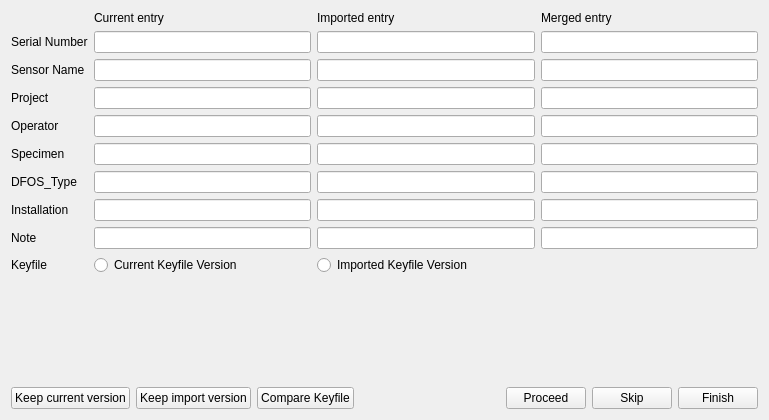
<?xml version="1.0" encoding="UTF-8"?>
<ui version="4.0">
 <class>Merge</class>
 <widget class="QWidget" name="Merge">
  <property name="geometry">
   <rect>
    <x>0</x>
    <y>0</y>
    <width>769</width>
    <height>420</height>
   </rect>
  </property>
  <property name="windowTitle">
   <string>Merge Conflict</string>
  </property>
  <property name="toolTip">
   <string/>
  </property>
  <layout class="QVBoxLayout" name="verticalLayout_4">
   <item>
    <layout class="QGridLayout" name="gridLayout">
     <item row="5" column="2">
      <widget class="QLineEdit" name="currentSpecimenLineEdit">
       <property name="toolTip">
        <string>Specimen details in current database</string>
       </property>
      </widget>
     </item>
     <item row="4" column="4">
      <widget class="QLineEdit" name="mergedOperatorLineEdit">
       <property name="toolTip">
        <string>Enter operator name after merge</string>
       </property>
      </widget>
     </item>
     <item row="3" column="2">
      <widget class="QLineEdit" name="currentProjectLineEdit">
       <property name="toolTip">
        <string>Project name in current database</string>
       </property>
      </widget>
     </item>
     <item row="0" column="4">
      <widget class="QLabel" name="label_6">
       <property name="toolTip">
        <string>Metadata after merge</string>
       </property>
       <property name="text">
        <string>Merged entry</string>
       </property>
      </widget>
     </item>
     <item row="1" column="2">
      <widget class="QLineEdit" name="currentSerialLineEdit">
       <property name="toolTip">
        <string>Serial number in current database</string>
       </property>
      </widget>
     </item>
     <item row="3" column="0">
      <widget class="QLabel" name="label_3">
       <property name="toolTip">
        <string>Project</string>
       </property>
       <property name="text">
        <string>Project</string>
       </property>
      </widget>
     </item>
     <item row="4" column="3">
      <widget class="QLineEdit" name="importedOperatorLineEdit">
       <property name="toolTip">
        <string>Operator name in imported database</string>
       </property>
      </widget>
     </item>
     <item row="5" column="4">
      <widget class="QLineEdit" name="mergedSpecimenLineEdit">
       <property name="toolTip">
        <string>Enter specimen details after merge</string>
       </property>
      </widget>
     </item>
     <item row="6" column="0">
      <widget class="QLabel" name="label_10">
       <property name="toolTip">
        <string>DFOS Type</string>
       </property>
       <property name="text">
        <string>DFOS_Type</string>
       </property>
      </widget>
     </item>
     <item row="8" column="0">
      <widget class="QLabel" name="label_8">
       <property name="toolTip">
        <string>Note</string>
       </property>
       <property name="text">
        <string>Note</string>
       </property>
      </widget>
     </item>
     <item row="7" column="3">
      <widget class="QLineEdit" name="importedInstallLineEdit">
       <property name="toolTip">
        <string>Installation details in imported database</string>
       </property>
      </widget>
     </item>
     <item row="4" column="2">
      <widget class="QLineEdit" name="currentOperatorLineEdit">
       <property name="toolTip">
        <string>Operator name in current database</string>
       </property>
      </widget>
     </item>
     <item row="2" column="4">
      <widget class="QLineEdit" name="mergedNameLineEdit">
       <property name="toolTip">
        <string>Enter sensor name after merge</string>
       </property>
      </widget>
     </item>
     <item row="6" column="4">
      <widget class="QLineEdit" name="mergedTypeLineEdit">
       <property name="toolTip">
        <string>Enter DFOS type after merge</string>
       </property>
      </widget>
     </item>
     <item row="14" column="3">
      <widget class="QLabel" name="importedKeyfileStatusLabel">
       <property name="text">
        <string/>
       </property>
      </widget>
     </item>
     <item row="7" column="2">
      <widget class="QLineEdit" name="currentInstallLineEdit">
       <property name="toolTip">
        <string>Installation details in current database</string>
       </property>
      </widget>
     </item>
     <item row="2" column="2">
      <widget class="QLineEdit" name="currentNameLineEdit">
       <property name="toolTip">
        <string>Sensor name in current database</string>
       </property>
      </widget>
     </item>
     <item row="5" column="3">
      <widget class="QLineEdit" name="importedSpecimenLineEdit">
       <property name="toolTip">
        <string>Specimen details in imported database</string>
       </property>
      </widget>
     </item>
     <item row="0" column="3">
      <widget class="QLabel" name="label_5">
       <property name="toolTip">
        <string>Metadata in imported database</string>
       </property>
       <property name="text">
        <string>Imported entry</string>
       </property>
      </widget>
     </item>
     <item row="1" column="3">
      <widget class="QLineEdit" name="importedSerialLineEdit">
       <property name="toolTip">
        <string>Serial number in imported database</string>
       </property>
      </widget>
     </item>
     <item row="3" column="4">
      <widget class="QLineEdit" name="mergedProjectLineEdit">
       <property name="toolTip">
        <string>Enter project name after merge</string>
       </property>
      </widget>
     </item>
     <item row="8" column="2">
      <widget class="QLineEdit" name="currentNotelineEdit">
       <property name="toolTip">
        <string>Note in current database</string>
       </property>
      </widget>
     </item>
     <item row="6" column="2">
      <widget class="QLineEdit" name="currentTypeLineEdit">
       <property name="toolTip">
        <string>DFOS type in current database</string>
       </property>
      </widget>
     </item>
     <item row="7" column="4">
      <widget class="QLineEdit" name="mergedInstallLineEdit">
       <property name="toolTip">
        <string>Enter installation details after merge</string>
       </property>
      </widget>
     </item>
     <item row="1" column="4">
      <widget class="QLineEdit" name="mergedSerialLineEdit">
       <property name="toolTip">
        <string>Enter serial number after merge</string>
       </property>
      </widget>
     </item>
     <item row="8" column="3">
      <widget class="QLineEdit" name="importedNoteLineEdit">
       <property name="toolTip">
        <string>Note in imported database</string>
       </property>
      </widget>
     </item>
     <item row="3" column="3">
      <widget class="QLineEdit" name="importedProjectLineEdit">
       <property name="toolTip">
        <string>Project name in imported database</string>
       </property>
      </widget>
     </item>
     <item row="7" column="0">
      <widget class="QLabel" name="label_11">
       <property name="toolTip">
        <string>Installation</string>
       </property>
       <property name="text">
        <string>Installation</string>
       </property>
      </widget>
     </item>
     <item row="8" column="4">
      <widget class="QLineEdit" name="mergedNoteLineEdit">
       <property name="toolTip">
        <string>Enter note after merge</string>
       </property>
      </widget>
     </item>
     <item row="2" column="0">
      <widget class="QLabel" name="label">
       <property name="toolTip">
        <string>Sensor Name</string>
       </property>
       <property name="text">
        <string>Sensor Name</string>
       </property>
      </widget>
     </item>
     <item row="4" column="0">
      <widget class="QLabel" name="label_7">
       <property name="toolTip">
        <string>Operator</string>
       </property>
       <property name="text">
        <string>Operator</string>
       </property>
      </widget>
     </item>
     <item row="1" column="0">
      <widget class="QLabel" name="label_2">
       <property name="toolTip">
        <string>Serial Number</string>
       </property>
       <property name="text">
        <string>Serial Number</string>
       </property>
      </widget>
     </item>
     <item row="6" column="3">
      <widget class="QLineEdit" name="importedTypeLineEdit">
       <property name="toolTip">
        <string>DFOS type in imported database</string>
       </property>
      </widget>
     </item>
     <item row="5" column="0">
      <widget class="QLabel" name="label_9">
       <property name="toolTip">
        <string>Specimen</string>
       </property>
       <property name="text">
        <string>Specimen</string>
       </property>
      </widget>
     </item>
     <item row="0" column="2">
      <widget class="QLabel" name="label_4">
       <property name="toolTip">
        <string>Metadata in current database</string>
       </property>
       <property name="text">
        <string>Current entry</string>
       </property>
      </widget>
     </item>
     <item row="2" column="3">
      <widget class="QLineEdit" name="importedNameLineEdit">
       <property name="toolTip">
        <string>Sensor name in imported database</string>
       </property>
      </widget>
     </item>
     <item row="13" column="2">
      <widget class="QRadioButton" name="currentRadioButton">
       <property name="toolTip">
        <string>Keyfile in current database</string>
       </property>
       <property name="text">
        <string>Current Keyfile Version</string>
       </property>
      </widget>
     </item>
     <item row="13" column="0">
      <widget class="QLabel" name="label_12">
       <property name="toolTip">
        <string>Keyfile</string>
       </property>
       <property name="text">
        <string>Keyfile</string>
       </property>
      </widget>
     </item>
     <item row="13" column="3">
      <widget class="QRadioButton" name="importedRadioButton">
       <property name="toolTip">
        <string>Keyfile in  imported database</string>
       </property>
       <property name="text">
        <string>Imported Keyfile Version</string>
       </property>
      </widget>
     </item>
    </layout>
   </item>
   <item>
    <spacer name="verticalSpacer">
     <property name="orientation">
      <enum>Qt::Vertical</enum>
     </property>
     <property name="sizeHint" stdset="0">
      <size>
       <width>20</width>
       <height>40</height>
      </size>
     </property>
    </spacer>
   </item>
   <item>
    <layout class="QHBoxLayout" name="horizontalLayout_2">
     <item>
      <widget class="QPushButton" name="currentButton">
       <property name="toolTip">
        <string>Keep current entry for merged version</string>
       </property>
       <property name="text">
        <string>Keep current version</string>
       </property>
      </widget>
     </item>
     <item>
      <widget class="QPushButton" name="importButton">
       <property name="toolTip">
        <string>Keep imported entry for merged version</string>
       </property>
       <property name="text">
        <string>Keep import version</string>
       </property>
      </widget>
     </item>
     <item>
      <widget class="QPushButton" name="compareKeyfileButton">
       <property name="toolTip">
        <string>Compare keyfiles between current and imported database</string>
       </property>
       <property name="text">
        <string>Compare Keyfile</string>
       </property>
      </widget>
     </item>
     <item>
      <spacer name="horizontalSpacer">
       <property name="orientation">
        <enum>Qt::Horizontal</enum>
       </property>
       <property name="sizeHint" stdset="0">
        <size>
         <width>40</width>
         <height>20</height>
        </size>
       </property>
      </spacer>
     </item>
     <item>
      <widget class="QPushButton" name="proceedButton">
       <property name="toolTip">
        <string>Save and Next</string>
       </property>
       <property name="text">
        <string>Proceed</string>
       </property>
      </widget>
     </item>
     <item>
      <widget class="QPushButton" name="skipButton">
       <property name="toolTip">
        <string>Skip entry</string>
       </property>
       <property name="text">
        <string>Skip</string>
       </property>
      </widget>
     </item>
     <item>
      <widget class="QPushButton" name="finishButton">
       <property name="toolTip">
        <string>Finish merge</string>
       </property>
       <property name="text">
        <string>Finish</string>
       </property>
      </widget>
     </item>
    </layout>
   </item>
  </layout>
 </widget>
 <resources/>
 <connections/>
</ui>
